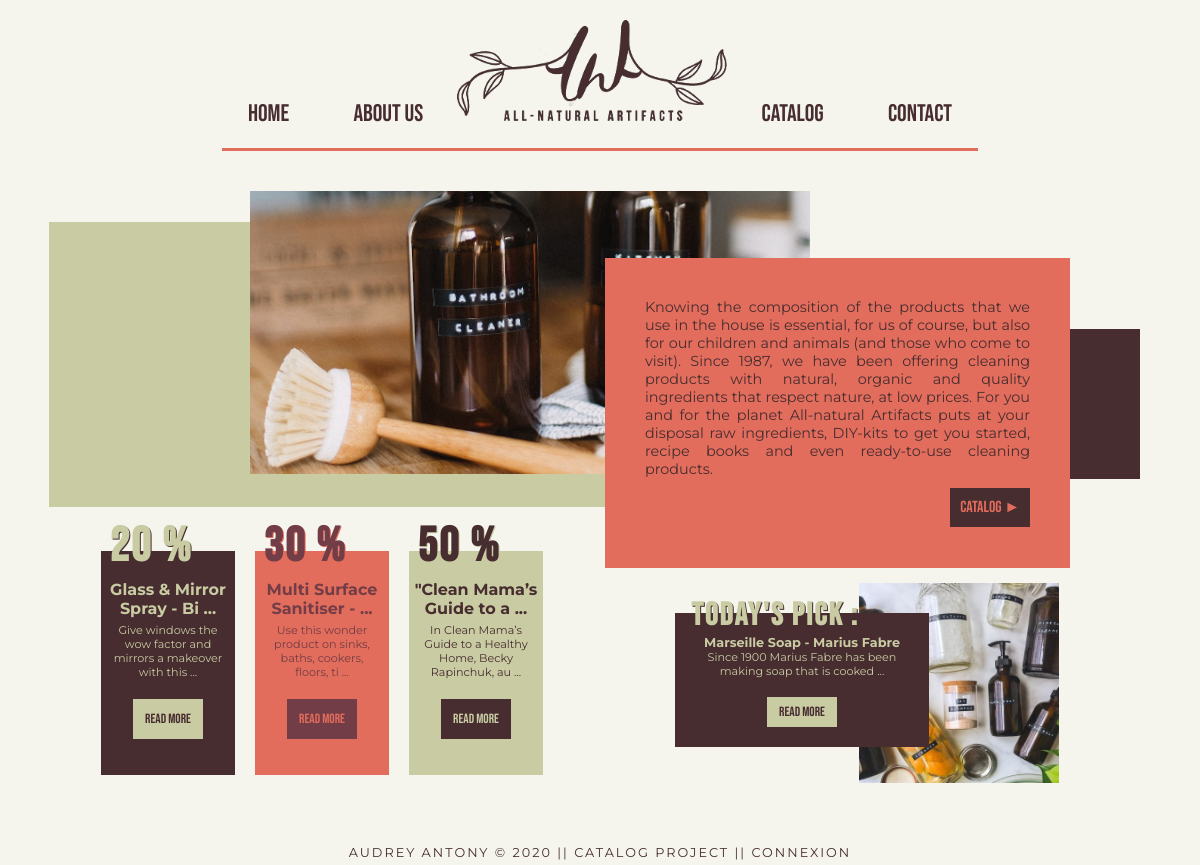
The page / on the database its author committed.
### tables this page shows
CREATE TABLE IF NOT EXISTS `product` (
  `id_product` int(10) UNSIGNED NOT NULL AUTO_INCREMENT,
  `name_product` varchar(100) NOT NULL,
  `description_product` tinytext NOT NULL,
  `price_product` decimal(7,2) NOT NULL,
  `discount_product` tinyint(3) UNSIGNED DEFAULT NULL,
  `discount_end_date_product` timestamp NULL DEFAULT CURRENT_TIMESTAMP,
  `promoted_product` tinyint(3) UNSIGNED DEFAULT NULL,
  `instock_product` tinyint(3) UNSIGNED DEFAULT NULL,
  PRIMARY KEY (`id_product`),
  UNIQUE KEY `name_product_UNIQUE` (`name_product`)
);

### controller/user/home.user.controller.php (called while the page is built)
<?php
include dirname(dirname(__DIR__)) . DIRECTORY_SEPARATOR . 'model' . DIRECTORY_SEPARATOR . 'home.user.model.php';
$C1 = fetchClearance1($db);
$C2 = fetchClearance2($db);
$C3 = fetchClearance3($db);
$POTD = fetchPOTD($db);
include dirname(dirname(__DIR__)) . DIRECTORY_SEPARATOR . 'view' . DIRECTORY_SEPARATOR . 'user' . DIRECTORY_SEPARATOR . 'home.user.view.php';

### model/home.user.model.php (called while the page is built)
<?php
function fetchClearance1($db){
    $query = "SELECT id_product, LEFT(name_product, 25) as name, LEFT(description_product, 60) as descr, discount_product as discount FROM product WHERE discount_product > 0 LIMIT 1;";
    $result = mysqli_query($db, $query);
    return mysqli_fetch_assoc($result);
}
function fetchClearance2($db){
    $query = "SELECT id_product, LEFT(name_product, 25) as name, LEFT(description_product, 60) as descr, discount_product as discount FROM product WHERE discount_product > 0 LIMIT 1 OFFSET 1;";
    $result = mysqli_query($db, $query);
    return mysqli_fetch_assoc($result);
}
function fetchClearance3($db){
    $query = "SELECT id_product, LEFT(name_product, 25) as name, LEFT(description_product, 60) as descr, discount_product as discount FROM product WHERE discount_product > 0 LIMIT 1 OFFSET 2;";
    $result = mysqli_query($db, $query);
    return mysqli_fetch_assoc($result);
}
function fetchPOTD($db){
    $query = "SELECT id_product, name_product as name, LEFT(description_product, 60) as descr FROM product WHERE promoted_product = 1 LIMIT 1;";
    $result = mysqli_query($db, $query);
    return mysqli_fetch_assoc($result);
}

### view/user/home.user.view.php (the view, shortened to what this page needs)
<section id="welcome">
    <div>
        <img src="img/looks/bckc.jpg" alt="Cleaning-Products">
    </div>
    <div id="welcome-text">
        <p>Knowing the composition of the products that we use in the house is essential, for us of course, but also for our children and animals (and those who come to visit). Since 1987, we have been offering cleaning products with natural, organic and quality ingredients that respect nature, at low prices. For you and for the planet All-natural Artifacts puts at your disposal raw ingredients, DIY-kits to get you started, recipe books and even ready-to-use cleaning products.</p>
        <a href="?page=catalog"><button>Catalog ►</button></a>
    </div>
</section>
<section id="clearance-potd">
    <div class="clearance">
        <div class="burgundy">
            <h3><?=$C1['discount']?> %</h3>
            <h4><?=$C1['name']?> ...</h4>
            <p><?=$C1['descr']?> ...</p>
            <a href="?product=<?=$C1['id_product']?>"><button class="anis">Read more</button></a>
        </div>
        <div class="terracotta">
            <h3><?=$C2['discount']?> %</h3>
            <h4><?=$C2['name']?> ...</h4>
            <p><?=$C2['descr']?> ...</p>
            <a href="?product=<?=$C2['id_product']?>"><button class="salmon">Read more</button></a>
        </div>
        <div class="anis">
            <h3><?=$C3['discount']?> %</h3>
            <h4><?=$C3['name']?> ...</h4>
            <p><?=$C3['descr']?> ...</p>
            <a href="?product=<?=$C3['id_product']?>"><button class="burgundy">Read more</button></a>
        </div>
    </div>
    <div class="potd">
        <div class="burgundy">
            <h3>Today's Pick :</h3>
            <h4><?=$POTD['name']?></h4>
            <p><?=$POTD['descr']?> ...</p>
            <a href="?product=<?=$POTD['id_product']?>"><button class="anis">Read more</button></a>
        </div>
        <div></div>
    </div>
</section>

### public/index.php (shortened to what this page needs)
<?php
$db = DBconnect();
if (!isset($_GET['page']) && !isset($_GET['admin']) && !isset($_GET['product'])) {
    require_once dirname(__DIR__) . DIRECTORY_SEPARATOR . 'view' . DIRECTORY_SEPARATOR . 'public' . DIRECTORY_SEPARATOR . 'header.view.php';
    include dirname(__DIR__) . DIRECTORY_SEPARATOR . 'controller' . DIRECTORY_SEPARATOR . 'user' . DIRECTORY_SEPARATOR . 'home.user.controller.php';
    require_once dirname(__DIR__) . DIRECTORY_SEPARATOR . 'view' . DIRECTORY_SEPARATOR . 'public' . DIRECTORY_SEPARATOR . 'footer.view.php';
}

### view/public/header.view.php (shortened to what this page needs)
?> <!doctype html>
<html lang="en">
<head>
    <link rel="stylesheet" href="css/user.style.css">
    <title>All-natural Artifacts</title></head>
<body>
<header>
    <nav>
        <ul>
            <li class="menu"><a href="?page=home">Home</a></li>
            <li class="menu"><a href="?page=about.us">About us</a></li><br class="br">
            <li><a href="?page=home"><img id="logo2" src="img/logo/main-logo-small.png" alt="All-natural Artifacts"/></a></li>
            <li class="menu"><a href="?page=catalog">Catalog</a></li>
            <li class="menu"><a href="?page=contact">Contact</a></li><br class="br">
        </ul>
    </nav>
    <hr>
</header>

### view/public/footer.view.php (shortened to what this page needs)
        <footer>
            <div>
                <p>Audrey Antony © 2020 || Catalog project ||<a href="?admin=connect"> Connexion</a></p>
            </div>
        </footer>
    </body>
</html>

### rows shown on the page
product: discount_product "20"
product: discount_product "30"
product: discount_product "50"
product: name_product "Marseille Soap - Marius Fabre"

### other values the page prints
$C1['name'] "Glass & Mirror Spray - Bi"
$C1['descr'] "Give windows the wow factor and mirrors a makeover with this"
$C2['name'] "Multi Surface Sanitiser -"
$C2['descr'] "Use this wonder product on sinks, baths, cookers, floors, ti"
$C3['name'] "\"Clean Mama’s Guide to a"
$C3['descr'] "In Clean Mama’s Guide to a Healthy Home, Becky Rapinchuk, au"
$POTD['descr'] "Since 1900 Marius Fabre has been making soap that is cooked"
